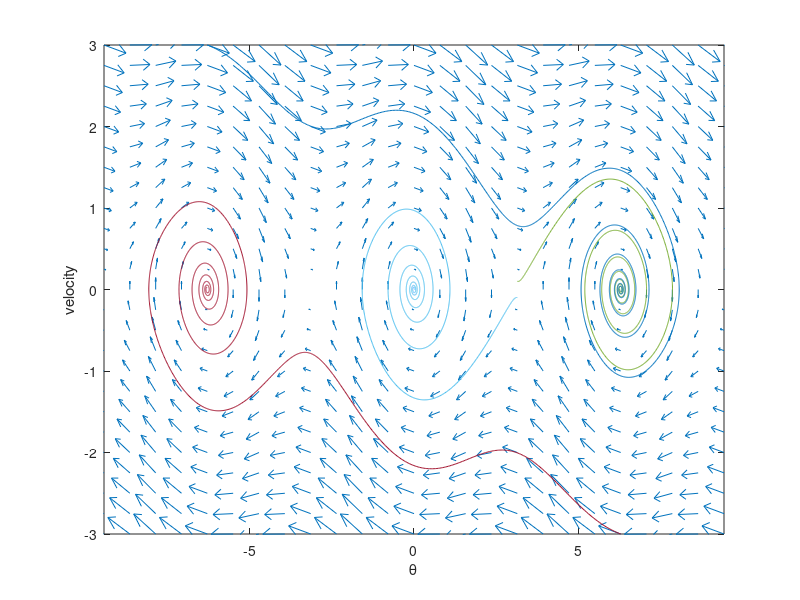
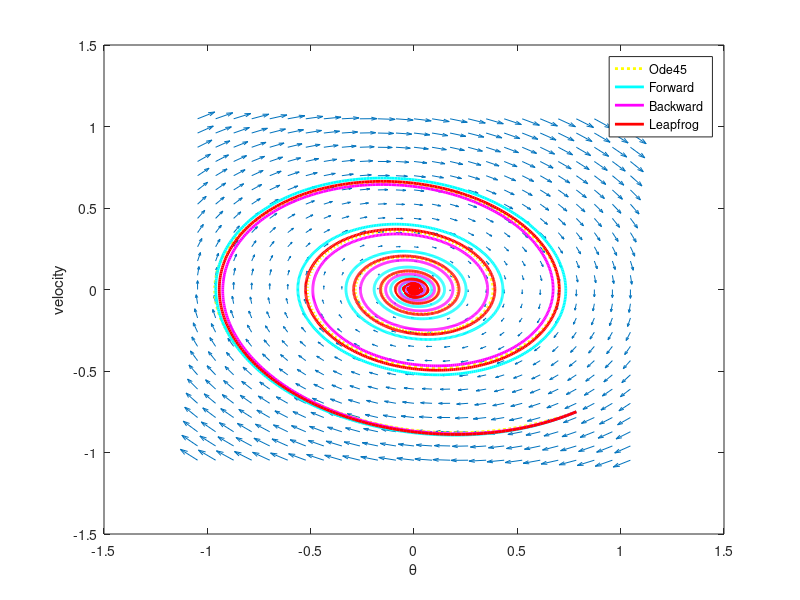

Here is the MATLAB script that generated these plots, in order:
close all; clc; clear all;
% Homework 9 Gradescope
%% Problem 1
g = 9.8; L = 15; sigma = 0.15;
d0dt = @(theta,v) v;
dvdt = @(theta,v) -(g/L)*sin(theta) - sigma*v;

tspan = 0:0.02:60;
N = length(tspan);
theta = zeros(1,N);  
theta(1) = pi/4;
v = zeros(1,N);  
v(1) = -0.75;
z0 = [theta(1);v(1)];
odefun = @(t,z) [d0dt(z(1), z(2))
                 dvdt(z(1), z(2))];
[t_sol,y_sol] = ode45(odefun,tspan,z0);
theta = y_sol(:,1);
v = y_sol(:,1);

x = linspace(-3*pi,3*pi,25);
y = linspace(-3,3,25);
[X,Y] = meshgrid(x,y);

quiver(X,Y, d0dt(X,Y), dvdt(X,Y));
hold on

xlabel('\theta');
ylabel('velocity');

z1 = [pi;0.1];
[t_sol1,y_sol1] = ode45(odefun,tspan,z1);
plot(y_sol1(:,1),y_sol1(:,2));
z2 = [pi;-0.1];
[t_sol2,y_sol2] = ode45(odefun,tspan,z2);
plot(y_sol2(:,1),y_sol2(:,2));
z3 = [2*pi;-3];
[t_sol3,y_sol3] = ode45(odefun,tspan,z3);
plot(y_sol3(:,1),y_sol3(:,2));
z4 = [-2*pi;3];
[t_sol4,y_sol4] = ode45(odefun,tspan,z4);
plot(y_sol4(:,1),y_sol4(:,2));

xlim([-3*pi 3*pi]);
ylim([-3 3]);

saveas(gcf,'problem1.jpg');
hold off

%% Problem 2
d0dt = @(theta,v) v;
dvdt = @(theta,v) -(g/L)*theta - sigma*v;
A = [ 0     ,    1   ;
      -g/L  , -sigma ];
x = zeros(length(z0),length(tspan));    
x(:,1) = z0;

xvec = linspace(-pi/3,pi/3,25);
yvec = linspace(-pi/3,pi/3,25);

[X,Y] = meshgrid(xvec,yvec);

quiver(X,Y, d0dt(X,Y), dvdt(X,Y));
hold on

xlabel('\theta');
ylabel('velocity');

[t_sol5,y_sol5] = ode45(odefun,tspan,z0);
p1 = plot(y_sol5(:,1),y_sol5(:,2),'y:','Linewidth',[2]);
A = [ 0     ,    1   ;
      -g/L  , -sigma ];
% Forward
x = zeros(length(z0),length(tspan));    
x(:,1) = z0;    
dt = 0.02;
for k = 1:60/0.02        
       x(:,k+1) = x(:,k) + dt*A*x(:,k);    
end
x = x.';
p2 = plot(x(:,1),x(:,2),'c','Linewidth',[2]);

I = eye(2);
[L,U,P] = lu(I-(dt*A));

% Backward
x = zeros(length(z0),length(tspan));    
x(:,1) = z0;
for k = 1:60/0.02
    b = P\x(:,k);
    y = L\b;
    x(:,k+1) = U\y;
end
x = x.';
p3 = plot(x(:,1),x(:,2),'m','Linewidth',[2]);

% Leap frog
x = zeros(length(z0),length(tspan));    
x(:,1) = z0;
for k = 1:60/0.02
    if k == 1
        x(:,k+1) = (I + dt*A)*x(:,k);
    else
        x(:,k+1) = x(:,k-1) + 2*dt*A*x(:,k);
    end
end
x = x.';
p4 = plot(x(:,1),x(:,2),'r','Linewidth',[2]);

legend([p1 p2 p3 p4],'Ode45','Forward','Backward','Leapfrog');

saveas(gcf,'problem2.jpg');
